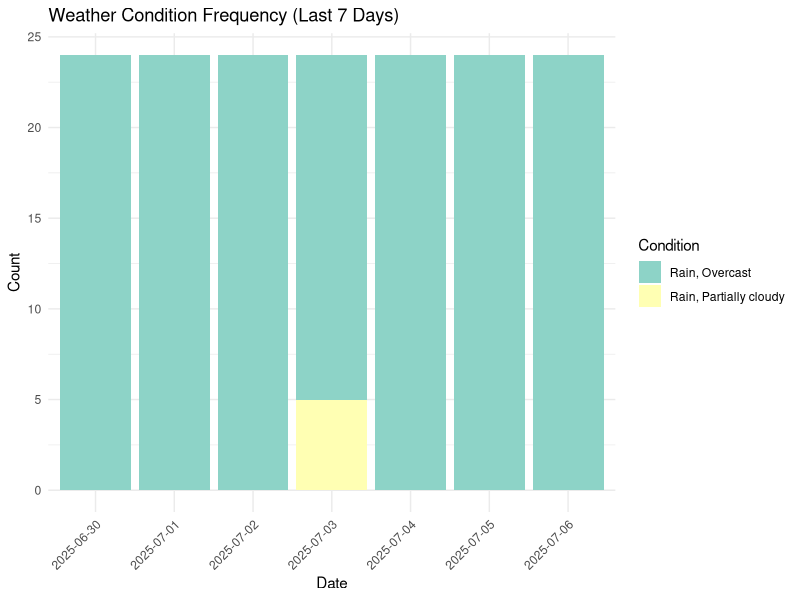

Source code (R):
library(ggplot2)
library(dplyr)
library(lubridate)
library(scales)

# Load the data
data <- read.csv("hourly_weather_data_final.csv")

# Convert datetime from "YYYY-MM-DD" to Date type
data <- data %>%
  mutate(
    date_parsed = as.Date(datetime),  # This automatically handles "YYYY-MM-DD" format
    full_datetime = as.POSIXct(paste(datetime, hours_datetime))  # Combines date and time
  )

# Filter for today's date (using proper date comparison)
today_data <- data %>%
  filter(date_parsed == Sys.Date())

# Debug: Check what we found
print(paste("Found", nrow(today_data), "rows for today"))
head(today_data)

# Precipitation Line Graph
if (nrow(today_data) > 0) {
  ggplot(today_data, aes(x = full_datetime, y = hours_precip)) +
    geom_line(color = "blue", linewidth = 1) +
    geom_point(aes(color = hours_precip >= 50), size = 3) +
    scale_color_manual(
      values = c("FALSE" = "green", "TRUE" = "red"),
      labels = c("Normal", "Flood Warning"),
      name = "Precip Level"
    ) +
    scale_x_datetime(
      date_labels = "%H:%M",
      breaks = pretty_breaks(n = 10)
    ) +
    labs(
      x = "Time",
      y = "Precipitation (mm)",
      title = paste("Hourly Precipitation on", format(Sys.Date(), "%B %d, %Y"))
    ) +
    theme_minimal() +
    theme(
      axis.text.x = element_text(angle = 45, hjust = 1),
      legend.position = "right"
    )
} else {
  warning("No data found for today. Available dates:")
  print(unique(data$date_parsed))
}

# Get the latest 7 unique dates from the dataset (in case some days have missing data)
latest_dates <- data %>%
  distinct(date_parsed) %>%
  arrange(desc(date_parsed)) %>%
  slice(1:7) %>%
  pull(date_parsed)

# Filter the original data to include only these 7 dates
latest_7_days <- data %>%
  filter(date_parsed %in% latest_dates) %>%
  count(date_parsed, hours_conditions)

# Ensure the bars are in chronological order
latest_7_days <- latest_7_days %>%
  mutate(date_parsed = factor(date_parsed, levels = sort(latest_dates)))

# Plot
ggplot(latest_7_days, aes(x = date_parsed, y = n, fill = hours_conditions)) +
  geom_bar(stat = "identity", position = "stack") +
  labs(
    title = "Weather Condition Frequency (Last 7 Days)",
    x = "Date",
    y = "Count",
    fill = "Condition"
  ) +
  scale_fill_brewer(palette = "Set3") +
  theme_minimal() +
  theme(
    axis.text.x = element_text(angle = 45, hjust = 1),
    legend.position = "right"
  )